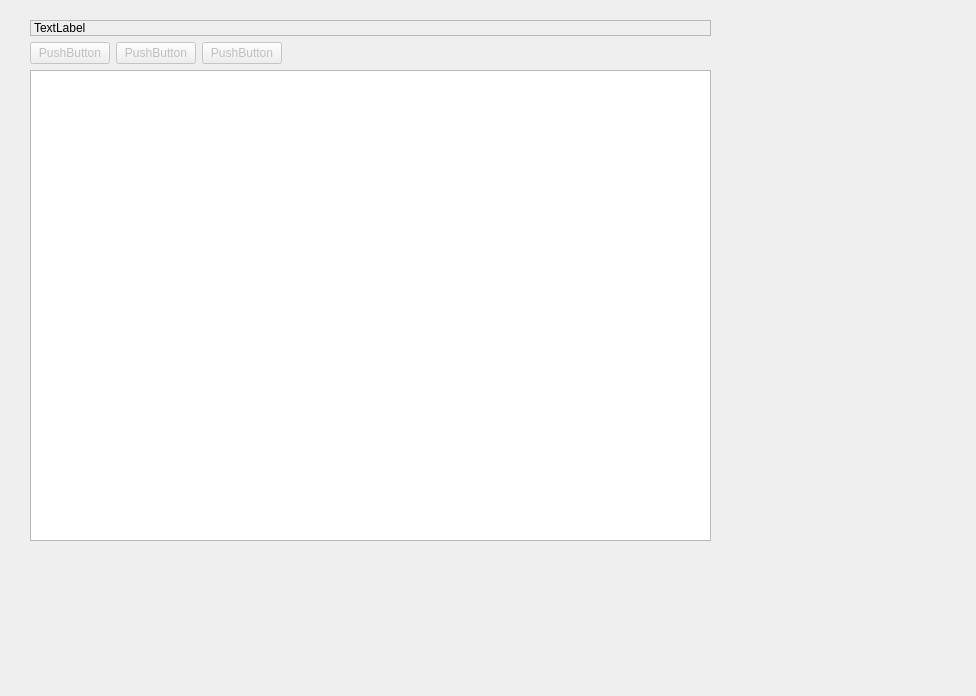
<?xml version="1.0" encoding="UTF-8"?>
<ui version="4.0">
 <class>FormEconomyReport</class>
 <widget class="QWidget" name="FormEconomyReport">
  <property name="geometry">
   <rect>
    <x>0</x>
    <y>0</y>
    <width>976</width>
    <height>696</height>
   </rect>
  </property>
  <property name="windowTitle">
   <string>Form</string>
  </property>
  <widget class="QWidget" name="gridLayoutWidget">
   <property name="geometry">
    <rect>
     <x>30</x>
     <y>20</y>
     <width>681</width>
     <height>521</height>
    </rect>
   </property>
   <layout class="QGridLayout" name="eco_layout">
    <item row="1" column="2">
     <widget class="QPushButton" name="bredun">
      <property name="enabled">
       <bool>false</bool>
      </property>
      <property name="text">
       <string>PushButton</string>
      </property>
     </widget>
    </item>
    <item row="1" column="3">
     <spacer name="horizontalSpacer">
      <property name="orientation">
       <enum>Qt::Horizontal</enum>
      </property>
      <property name="sizeHint" stdset="0">
       <size>
        <width>40</width>
        <height>20</height>
       </size>
      </property>
     </spacer>
    </item>
    <item row="1" column="0">
     <widget class="QPushButton" name="bdisband">
      <property name="enabled">
       <bool>false</bool>
      </property>
      <property name="text">
       <string>PushButton</string>
      </property>
     </widget>
    </item>
    <item row="3" column="0" colspan="4">
     <widget class="QTableWidget" name="eco_widget">
      <property name="editTriggers">
       <set>QAbstractItemView::NoEditTriggers</set>
      </property>
      <property name="selectionMode">
       <enum>QAbstractItemView::SingleSelection</enum>
      </property>
      <property name="selectionBehavior">
       <enum>QAbstractItemView::SelectRows</enum>
      </property>
      <property name="showGrid">
       <bool>false</bool>
      </property>
      <property name="sortingEnabled">
       <bool>true</bool>
      </property>
      <attribute name="horizontalHeaderCascadingSectionResizes">
       <bool>false</bool>
      </attribute>
      <attribute name="horizontalHeaderStretchLastSection">
       <bool>true</bool>
      </attribute>
      <attribute name="verticalHeaderVisible">
       <bool>false</bool>
      </attribute>
     </widget>
    </item>
    <item row="1" column="1">
     <widget class="QPushButton" name="bsell">
      <property name="enabled">
       <bool>false</bool>
      </property>
      <property name="text">
       <string>PushButton</string>
      </property>
     </widget>
    </item>
    <item row="0" column="0" colspan="4">
     <widget class="QLabel" name="eco_label">
      <property name="frameShape">
       <enum>QFrame::StyledPanel</enum>
      </property>
      <property name="text">
       <string>TextLabel</string>
      </property>
     </widget>
    </item>
   </layout>
  </widget>
 </widget>
 <resources/>
 <connections/>
</ui>
